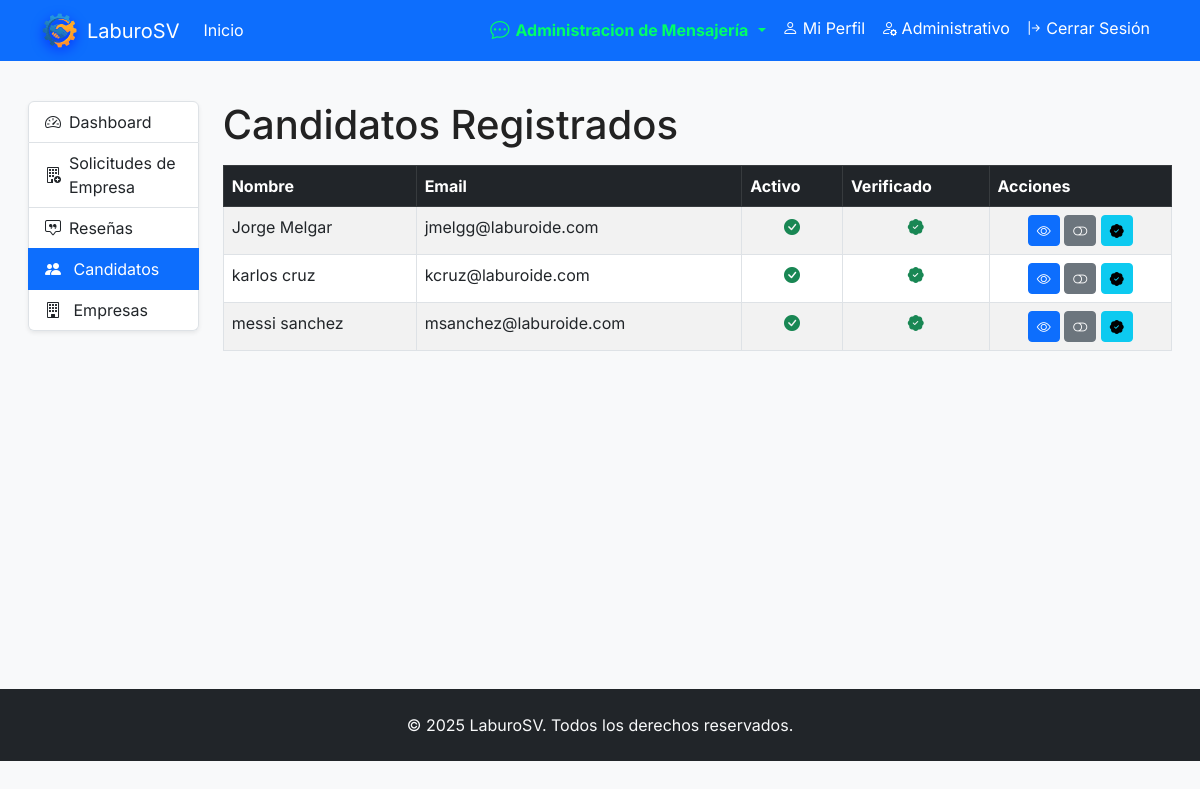
Screenshot of /adminpanel/usuarios/candidatos/ (signed in) with the database file from the repository.
### usuarios/models.py (models this page shows, shortened)
class Usuario(AbstractUser):
    ROLES = [
        ('admin', 'Administrador'),
        ('empresa', 'Empresa'),
        ('candidato', 'Candidato'),
    ]
    rol = models.CharField(max_length=20, choices=ROLES)
    verificado = models.BooleanField(default=False)
    fecha_registro = models.DateTimeField(auto_now_add=True)
    codigo_verificacion = models.CharField(max_length=6, blank=True, null=True)

### adminpanel/views.py (the view)
# urls.py: path("usuarios/candidatos/", listar_candidatos, name="listar_candidatos"),
@solo_admin
def listar_candidatos(request):
    usuarios = Usuario.objects.filter(rol="candidato").order_by('id')
    return render(request, "admin/usuarios/lista_candidatos.html", {"usuarios": usuarios})

### templates/admin/usuarios/lista_candidatos.html
{% extends "base.html" %}
{% block content %}
<div class="container-fluid">
    <div class="row">
        <div class="col-md-3 col-lg-2 mb-4">
            <div class="list-group shadow-sm">
                <a href="{% url 'adminpanel:dashboard_admin' %}" class="list-group-item d-flex align-items-center gap-2 py-2">
                    <i class="bi bi-speedometer2"></i>
                    <span>Dashboard</span>
                </a>
                <a href="{% url 'adminpanel:listar_solicitudes' %}" class="list-group-item d-flex align-items-center gap-2 py-2">
                    <i class="bi bi-building-add"></i>
                    <span>Solicitudes de Empresa</span>
                </a>
                <a href="{% url 'pagina_principal' %}" class="list-group-item d-flex align-items-center gap-2 py-2">
                    <i class="bi bi-chat-square-quote"></i>
                    <span>Reseñas</span>
                </a>
                <a href="{% url 'adminpanel:listar_candidatos' %}" class="list-group-item py-2 active">
                    <i class="bi bi-people-fill me-2"></i> Candidatos
                </a>
                <a href="{% url 'adminpanel:listar_empresas' %}" class="list-group-item py-2">
                    <i class="bi bi-building me-2"></i> Empresas
                </a>
            </div>
        </div>
        <div class="col-md-9 col-lg-10">
            <h1 class="mb-3">Candidatos Registrados</h1>
            <table class="table table-striped table-bordered">
                <thead class="table-dark">
                    <tr>
                        <th>Nombre</th>
                        <th>Email</th>
                        <th>Activo</th>
                        <th>Verificado</th>
                        <th>Acciones</th>
                    </tr>
                </thead>
                <tbody>
                {% for u in usuarios %}
                <tr>
                    <td>{{ u.first_name }} {{ u.last_name }}</td>
                    <td>{{ u.email }}</td>
                    <td class="text-center">
                        {% if u.is_active %}
                            <i class="bi bi-check-circle-fill text-success"></i>
                        {% else %}
                            <i class="bi bi-x-circle-fill text-danger"></i>
                        {% endif %}
                    </td>
                    <td class="text-center">
                        {% if u.verificado %}
                            <i class="bi bi-patch-check-fill text-success"></i>
                        {% else %}
                            <i class="bi bi-x-circle text-danger"></i>
                        {% endif %}
                    </td>
                    <td class="text-center">
                        <a href="{% url 'adminpanel:usuario_detalle' u.id %}" class="btn btn-sm btn-primary" title="Ver">
                            <i class="bi bi-eye"></i>
                        </a>
                        {% if u.is_active %}
                            <a href="{% url 'adminpanel:desactivar_usuario' u.id %}?next={{ request.path }}"
                               class="btn btn-sm btn-secondary" title="Desactivar">
                                <i class="bi bi-toggle-off"></i>
                            </a>
                        {% else %}
                            <a href="{% url 'adminpanel:activar_usuario' u.id %}?next={{ request.path }}"
                               class="btn btn-sm btn-success" title="Activar">
                                <i class="bi bi-toggle-on"></i>
                            </a>
                        {% endif %}
                        {% if u.verificado %}
                            <a href="{% url 'adminpanel:quitar_verificacion_usuario' u.id %}?next={{ request.path }}"
                               class="btn btn-sm btn-info" title="Quitar verificación">
                                <i class="bi bi-patch-check-fill"></i>
                            </a>
                        {% else %}
                            <a href="{% url 'adminpanel:verificar_usuario' u.id %}?next={{ request.path }}"
                               class="btn btn-sm btn-primary" title="Verificar">
                                <i class="bi bi-patch-check"></i>
                            </a>
                        {% endif %}
                    </td>
                </tr>
                {% endfor %}
                </tbody>
            </table>
        </div>
    </div>
</div>
{% endblock %}

### templates/base.html (shortened to what this page needs)
{% load static %}
<!DOCTYPE html>
<html lang="es">
<head>
    <link href="https://cdn.jsdelivr.net/npm/bootstrap@5.3.0/dist/css/bootstrap.min.css" rel="stylesheet">
    <link rel="stylesheet" href="https://cdn.jsdelivr.net/npm/bootstrap-icons@1.11.0/font/bootstrap-icons.css">
    <link rel="stylesheet" href="{% static 'css/custom.css' %}">
    <link rel="stylesheet" href="https://cdn.jsdelivr.net/npm/sweetalert2@11/dist/sweetalert2.min.css">
</head>
<body>
    {% include 'components/navbar.html' %}
    <main class="{% block main_class %}main-content{% endblock %}">
        {% block content %}{% endblock %}
    </main>
    {% include 'components/footer.html' %}
</body>
</html>

### templates/components/navbar.html (shortened to what this page needs)
{% load static %}
<link rel="stylesheet" href="{% static 'css/chat.css' %}">
<nav class="navbar navbar-expand-lg navbar-dark bg-primary">
    <div class="container">
        <a class="navbar-brand" href="{% url 'pagina_principal' %}"
          style="display: flex; align-items: center; gap: 10px;">
          <img
            style="filter: brightness(1.2) drop-shadow(0 4px 6px rgba(0, 0, 255, 0.6));"
            src="{% static 'icon.png' %}"
            alt="Logo"
            width="35"
            height="35"
            class="d-inline-block align-text-top"
          />
          LaburoSV
        </a>
        <div class="collapse navbar-collapse" id="navbarNav">
            <ul class="navbar-nav">
                <li class="nav-item">
                    <a class="nav-link active" href="{% url 'pagina_principal' %}">
                        Inicio
                    </a>
                </li>
            </ul>
            <ul class="navbar-nav ms-auto">
                {% if request.user.is_authenticated %}
                <li class="nav-item dropdown">
                    <a class="nav-link dropdown-toggle mensajeria-link"
                       href="#" id="navbarMensajeria" role="button"
                       data-bs-toggle="dropdown" aria-expanded="false">
                        <i class="bi bi-chat-dots"></i> Administracion de Mensajería
                    </a>
                </li>
                <li class="nav-item">
                    {% if request.user.rol == 'candidato' %}
                        <a class="nav-link active" href="{% url 'usuarios:mi_perfil_candidato' %}">
                            <i class="bi bi-person"></i> Mi Perfil
                        </a>
                    {% elif request.user.rol == 'empresa' %}
                        <a class="nav-link active" href="{% url 'usuarios:mi_perfil_empresa' %}">
                            <i class="bi bi-person"></i> Mi Perfil
                        </a>
                    {% else %}
                        <a class="nav-link active" href="{% url 'usuarios:redirigir' %}">
                            <i class="bi bi-person"></i> Mi Perfil
                        </a>
                    {% endif %}
                </li>
                {% if request.user.rol == 'admin' %}
                <li class="nav-item">
                    <a class="nav-link active" href="{% url 'adminpanel:dashboard_admin' %}">
                        <i class="bi bi-person-gear"></i> Administrativo
                    </a>
                </li>
                {% endif %}
                <li class="nav-item">
                    <a class="nav-link active" href="{% url 'usuarios:exit' %}">
                        <i class="bi bi-arrow-bar-right"></i> Cerrar Sesión
                    </a>
                </li>
                {% endif %}
            </ul>
        </div>
    </div>
</nav>

### templates/components/footer.html
<footer class="bg-dark text-light py-4 mt-5">
    <div class="container">
        <div class="row">
            <div class="col-12 text-center">
                <p class="mb-0">&copy; 2025 LaburoSV. Todos los derechos reservados.</p>
            </div>
        </div>
    </div>
</footer>

### static/css/custom.css (style rules this page uses)
:root { --brand-color: #0d6efd; --bg-soft: #f8f9fa; }
html, body { height: 100%; }
body { font-family: 'Inter', system-ui, -apple-system, 'Segoe UI', Roboto, 'Helvetica Neue', Arial; background-color: var(--bg-soft); color: #222; }
.main-content { padding: 2.5rem 1rem; min-height: calc(100vh - 220px); }
main { flex: 1; }

### static/css/chat.css (style rules this page uses)
.mensajeria-link { color: #00ff66; font-weight: bold; display: flex; align-items: center; gap: 6px; transition: color 0.3s ease, transform 0.2s ease; }
.mensajeria-link i { font-size: 1.2rem; transition: transform 0.2s ease; }

### rows the page displays
Usuario: first_name "Jorge", last_name "Melgar", email "jmelgg@laburoide.com", is_active True (drawn), verificado True (drawn)
Usuario: first_name "karlos", last_name "cruz", email "kcruz@laburoide.com", is_active True (drawn), verificado True (drawn)
Usuario: first_name "messi", last_name "sanchez", email "msanchez@laburoide.com", is_active True (drawn), verificado True (drawn)
